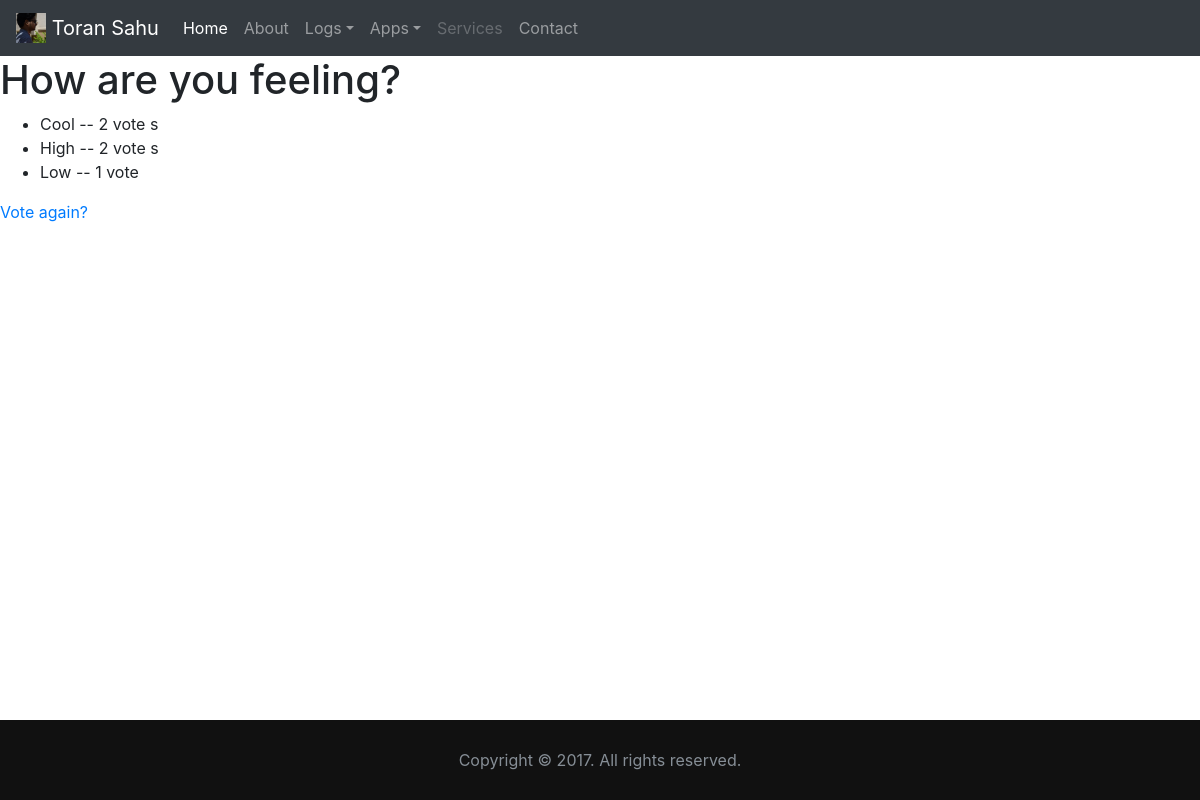
The app's page /polls/1/results/, older data.
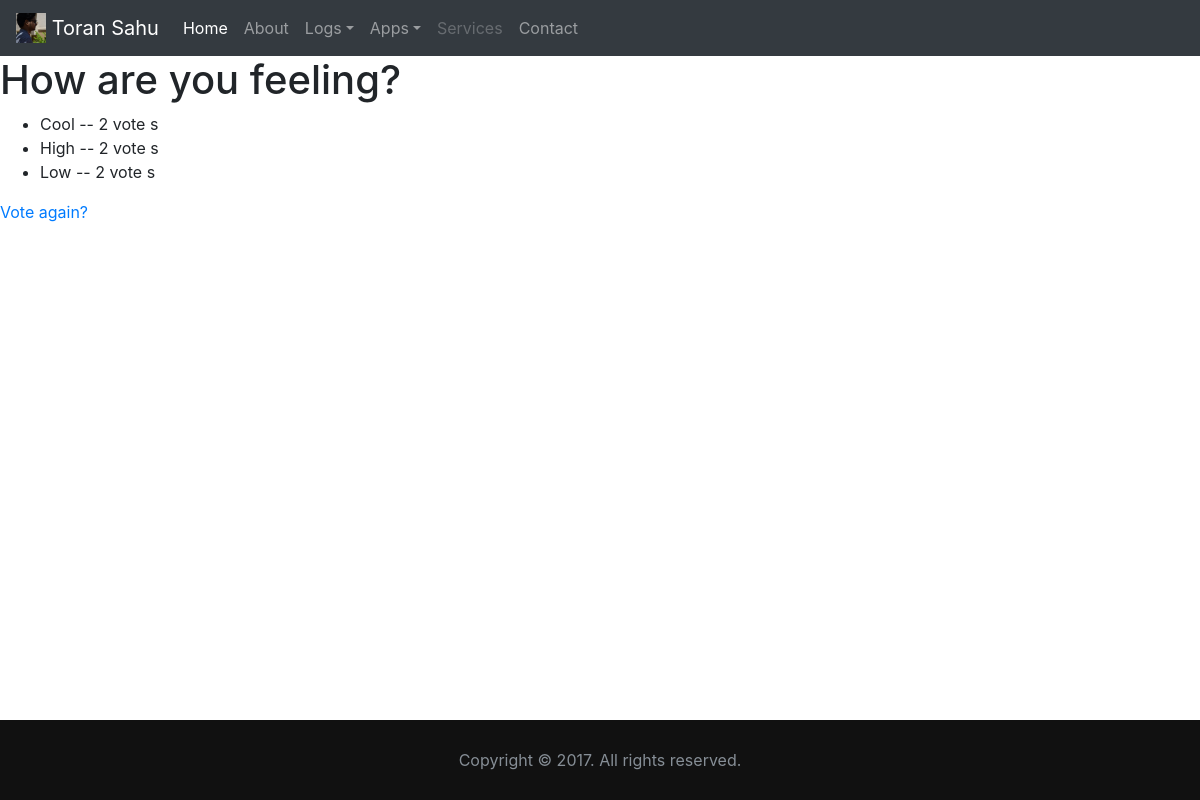
The same page, newer data.
### polls/models.py (models this page shows, shortened)
class Choice (models.Model):
    question =     models.ForeignKey(Question,on_delete=models.CASCADE)
    choice_text = models.CharField(max_length=200)
    votes = models.IntegerField(default=0)

### polls/views.py (the view)
# urls.py: url(r'^(?P<pk>[0-9]+)/results/$',views.ResultsView.as_view(), name='results'),
class ResultsView(generic.DetailView):
    model=Question
    template_name='polls/results.html'

### polls/templates/polls/results.html (shortened to what this page needs)
{% extends 'home/base.html' %}
{% block content %}
<h1> {{question.question_text }} </h1>
<ul>
	{% for choice in question.choice_set.all %}
		<li>{{ choice.choice_text }} -- {{ choice.votes }} vote {{ choice.votes|pluralize}} </li>
	{% endfor %}
</ul>
<a href="{% url 'polls:detail' question.id %}"> Vote again? </a>
{% endblock content %}

Row changes from the older to the newer data that the page shows:
changed Choice "Low": votes "1" → "2"
